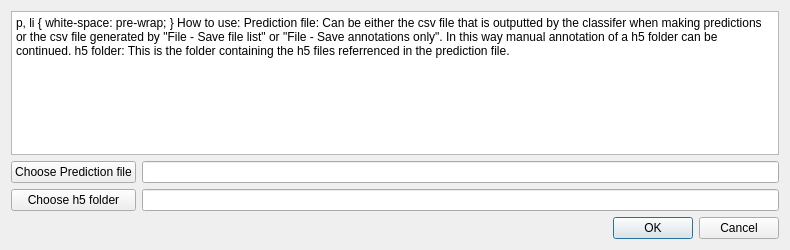
<?xml version="1.0" encoding="UTF-8"?>
<ui version="4.0">
 <class>Dialog</class>
 <widget class="QDialog" name="Dialog">
  <property name="geometry">
   <rect>
    <x>0</x>
    <y>0</y>
    <width>790</width>
    <height>250</height>
   </rect>
  </property>
  <property name="sizePolicy">
   <sizepolicy hsizetype="MinimumExpanding" vsizetype="Fixed">
    <horstretch>0</horstretch>
    <verstretch>0</verstretch>
   </sizepolicy>
  </property>
  <property name="minimumSize">
   <size>
    <width>600</width>
    <height>0</height>
   </size>
  </property>
  <property name="maximumSize">
   <size>
    <width>16777215</width>
    <height>250</height>
   </size>
  </property>
  <property name="windowTitle">
   <string>Dialog</string>
  </property>
  <layout class="QVBoxLayout" name="verticalLayout">
   <item>
    <widget class="QWidget" name="widget" native="true">
     <property name="sizePolicy">
      <sizepolicy hsizetype="MinimumExpanding" vsizetype="Preferred">
       <horstretch>0</horstretch>
       <verstretch>0</verstretch>
      </sizepolicy>
     </property>
     <layout class="QGridLayout" name="gridLayout">
      <property name="leftMargin">
       <number>0</number>
      </property>
      <property name="topMargin">
       <number>0</number>
      </property>
      <property name="rightMargin">
       <number>0</number>
      </property>
      <property name="bottomMargin">
       <number>0</number>
      </property>
      <item row="1" column="1">
       <widget class="QLineEdit" name="prediction_display"/>
      </item>
      <item row="2" column="1">
       <widget class="QLineEdit" name="h5_display"/>
      </item>
      <item row="1" column="0">
       <widget class="QPushButton" name="set_prediction_file">
        <property name="text">
         <string>Choose Prediction file</string>
        </property>
       </widget>
      </item>
      <item row="2" column="0">
       <widget class="QPushButton" name="set_h5_folder">
        <property name="text">
         <string>Choose h5 folder</string>
        </property>
       </widget>
      </item>
      <item row="0" column="0" colspan="2">
       <widget class="QTextBrowser" name="textBrowser">
        <property name="html">
         <string>&lt;!DOCTYPE HTML PUBLIC &quot;-//W3C//DTD HTML 4.0//EN&quot; &quot;http://www.w3.org/TR/REC-html40/strict.dtd&quot;&gt;
&lt;html&gt;&lt;head&gt;&lt;meta name=&quot;qrichtext&quot; content=&quot;1&quot; /&gt;&lt;style type=&quot;text/css&quot;&gt;
p, li { white-space: pre-wrap; }
&lt;/style&gt;&lt;/head&gt;&lt;body style=&quot; font-family:'Ubuntu'; font-size:11pt; font-weight:400; font-style:normal;&quot;&gt;
&lt;p style=&quot; margin-top:0px; margin-bottom:0px; margin-left:0px; margin-right:0px; -qt-block-indent:0; text-indent:0px;&quot;&gt;&lt;span style=&quot; font-weight:600;&quot;&gt;How to use:&lt;/span&gt;&lt;/p&gt;
&lt;p style=&quot;-qt-paragraph-type:empty; margin-top:0px; margin-bottom:0px; margin-left:0px; margin-right:0px; -qt-block-indent:0; text-indent:0px; font-weight:600;&quot;&gt;&lt;br /&gt;&lt;/p&gt;
&lt;p style=&quot; margin-top:0px; margin-bottom:0px; margin-left:0px; margin-right:0px; -qt-block-indent:0; text-indent:0px;&quot;&gt;Prediction file: Can be either the csv file that is outputted by the classifer when making predictions or the csv file generated by &amp;quot;File -&amp;gt; Save file list&amp;quot; or &amp;quot;File -&amp;gt; Save annotations only&amp;quot;. In this way manual annotation of a h5 folder can be continued. &lt;/p&gt;
&lt;p style=&quot;-qt-paragraph-type:empty; margin-top:0px; margin-bottom:0px; margin-left:0px; margin-right:0px; -qt-block-indent:0; text-indent:0px;&quot;&gt;&lt;br /&gt;&lt;/p&gt;
&lt;p style=&quot; margin-top:0px; margin-bottom:0px; margin-left:0px; margin-right:0px; -qt-block-indent:0; text-indent:0px;&quot;&gt;h5 folder: This is the folder containing the h5 files referrenced in the prediction file. &lt;/p&gt;&lt;/body&gt;&lt;/html&gt;</string>
        </property>
       </widget>
      </item>
     </layout>
    </widget>
   </item>
   <item>
    <widget class="QDialogButtonBox" name="buttonBox">
     <property name="sizePolicy">
      <sizepolicy hsizetype="Expanding" vsizetype="Fixed">
       <horstretch>0</horstretch>
       <verstretch>0</verstretch>
      </sizepolicy>
     </property>
     <property name="layoutDirection">
      <enum>Qt::LeftToRight</enum>
     </property>
     <property name="orientation">
      <enum>Qt::Horizontal</enum>
     </property>
     <property name="standardButtons">
      <set>QDialogButtonBox::Cancel|QDialogButtonBox::Ok</set>
     </property>
    </widget>
   </item>
  </layout>
 </widget>
 <resources/>
 <connections>
  <connection>
   <sender>buttonBox</sender>
   <signal>accepted()</signal>
   <receiver>Dialog</receiver>
   <slot>accept()</slot>
   <hints>
    <hint type="sourcelabel">
     <x>248</x>
     <y>254</y>
    </hint>
    <hint type="destinationlabel">
     <x>157</x>
     <y>274</y>
    </hint>
   </hints>
  </connection>
  <connection>
   <sender>buttonBox</sender>
   <signal>rejected()</signal>
   <receiver>Dialog</receiver>
   <slot>reject()</slot>
   <hints>
    <hint type="sourcelabel">
     <x>316</x>
     <y>260</y>
    </hint>
    <hint type="destinationlabel">
     <x>286</x>
     <y>274</y>
    </hint>
   </hints>
  </connection>
 </connections>
</ui>
